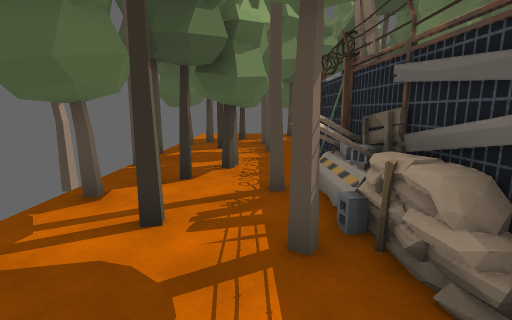
[1] (above)

23 first-person views from a walk through a Unity game level. The camera is 1.4 m above the floor, tilts 10° down and sees 85° across. The floor is counted in squares, 1 m on a side. Each view is taken from the middle of a square. On the plan, view 1 faces up. The plan holds only what a view shows up to about 14 squares ahead; the rest is blank. The place goes on beyond the plan. Some surface patterns are stand-ins.

[2]
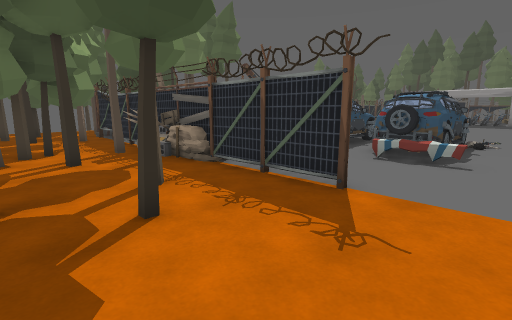

[3]
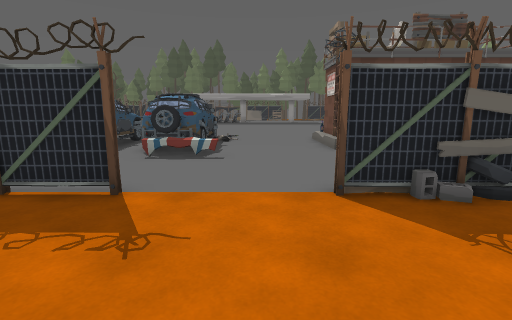

[4]
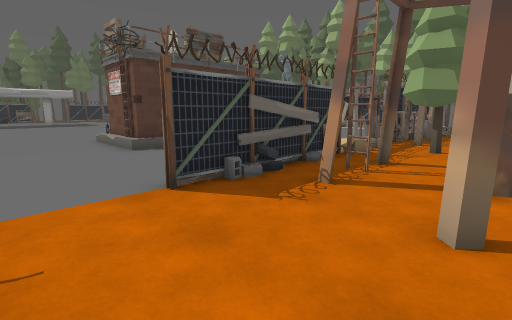

[5]
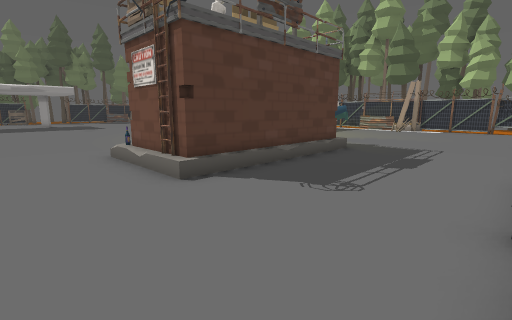

[6]
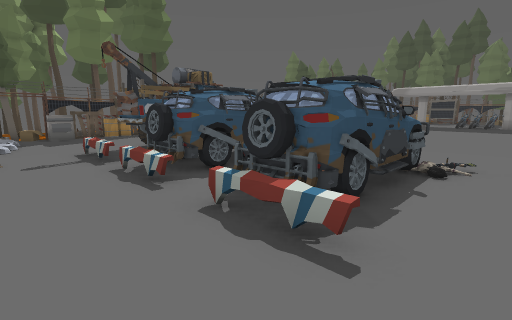

[7]
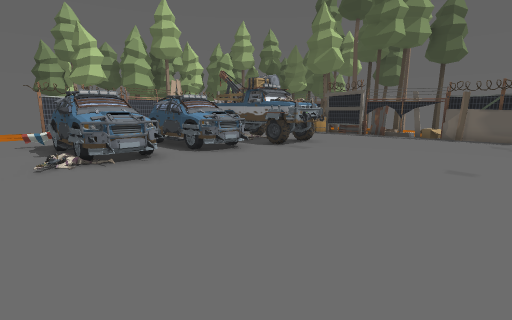

[8]
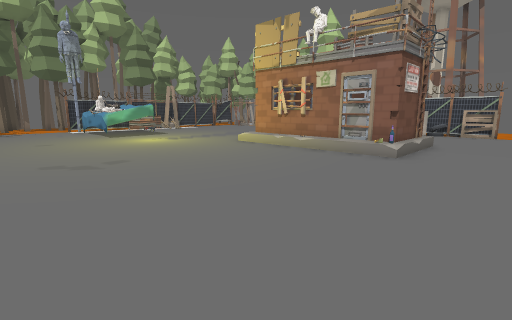

[9]
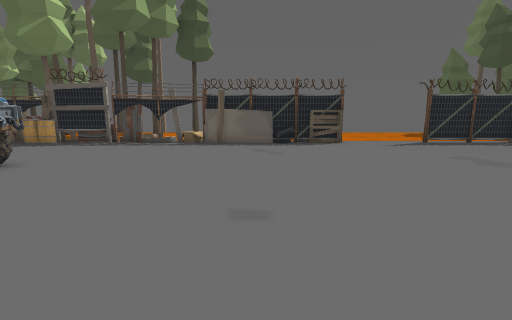

[10]
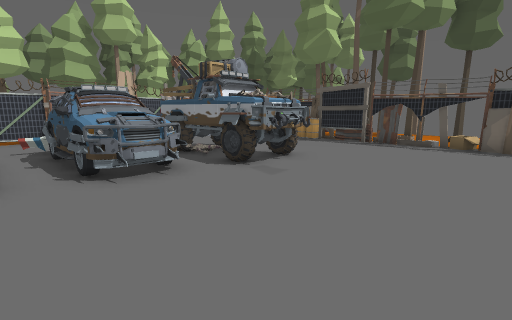

[11]
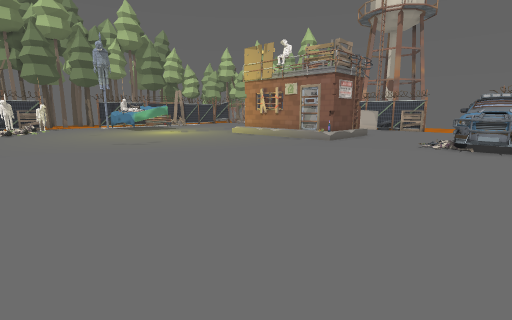

[12]
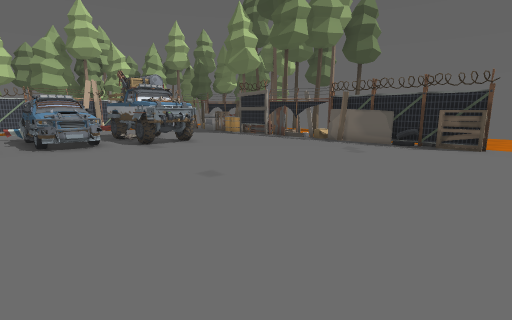

[13]
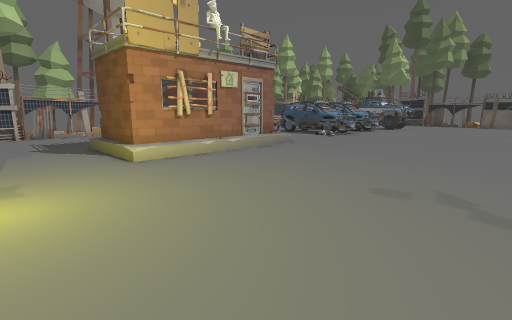

[14]
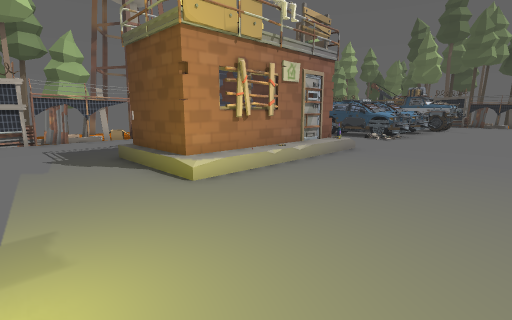

[15]
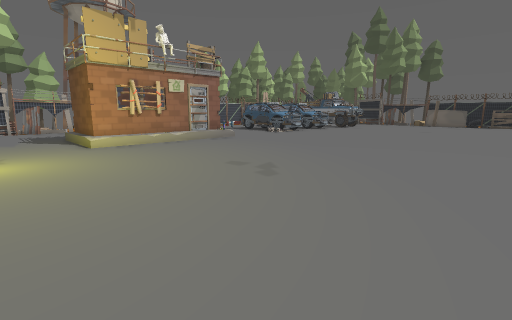

[16]
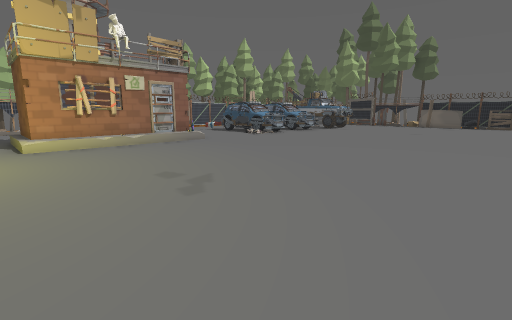

[17]
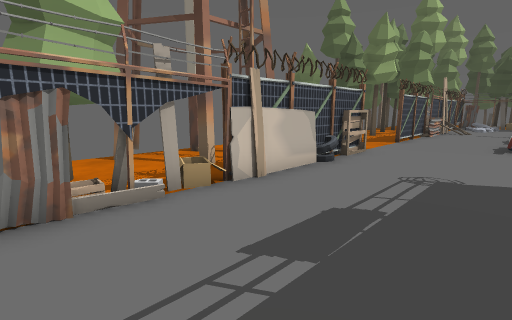

[18]
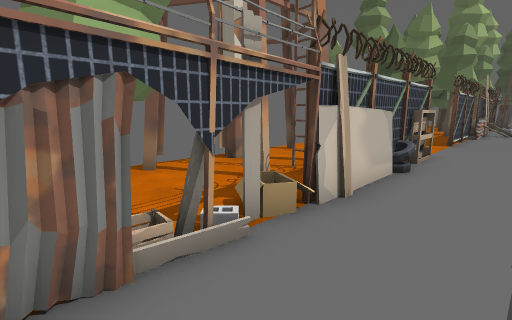

[19]
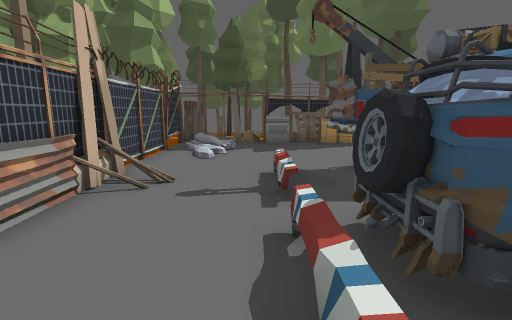

[20]
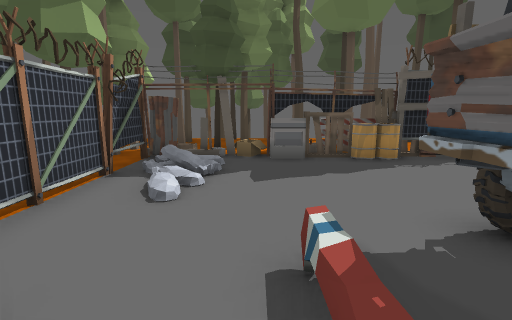

[21]
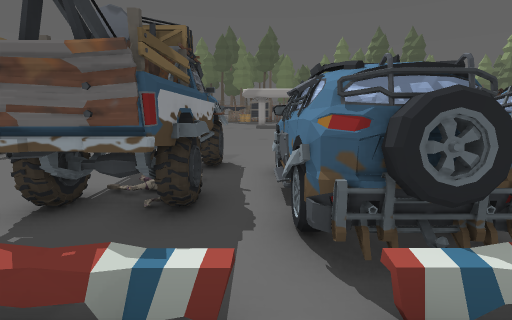

[22]
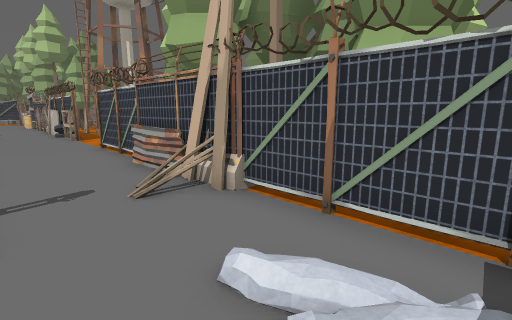

[23]
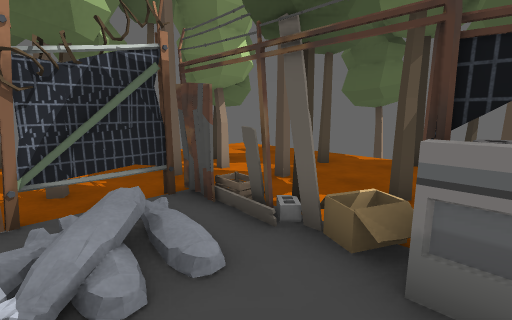

### Floor plan
Key: @ floor where view 1 was taken; # wall or solid block; x gap in a wall; . main floor; : floor 0.5 m higher than the main floor; / step, stairs or slope; = window, fence, low wall or low ledge; T pine tree; C car; W tower; O other object.
Columns run from 4 left of view 1 to 23 right of it. Each row starts with its distance up from view 1.
 18       TT
 17  .......T.
 16  .....T...T
 15    ......    T
 14    ##.T..T   T            .
 13  .T T.....  T   T         ..
 12  T .T ###/##### . .O.#### ..
 11  # T. ## /################..
 10  . TTT#:/...................
  9  T... #//...................
  8  ..TT #//...................
  7  T.TT #.....................
  6  .TT  #....OOOOOO...........
  5  #T.T##....OOOOOO...........
  4 TT...=#....OOOOOO...........
  3  ..TT##....CCCC.............
  2  T...=#...CCCCCC............
  1  .....#...CCCCCC............
  0  T.T@.#....CCCC............
 -1  ..T..#....CCCCC............
 -2  .....#...CCCCCC...........
 -3  .........CCCCCC............
 -4  ...........................
 -5  ...........................
 -6  ...........................
 -7  .....#.....................
 -8  WW...#.....OOOO............
 -9  ...Wx#....OO O/............
-10  WW.W.#....OO O/............
-11  .....#....OO O/............
-12  ...W.#....OO O/............
-13  WW..##....OO O/............
-14  ..#T##....O OO/............
-15    ##=#.....OOO/............
-16       #.....................
-17       #....................
-18       #...........O.........

Positions as (right, up) in squares from view 1, and headings:
1: (0, 0), facing up
2: (-3, -5), facing up-right
3: (-3, -5), facing right
4: (-3, -4), facing down-right
5: (2, -5), facing down-right
6: (3, -5), facing up-right
7: (19, -5), facing up-left
8: (20, -5), facing down-left
9: (18, -1), facing up
10: (17, -1), facing up-left
11: (23, -1), facing down-left
12: (23, -1), facing up-left
13: (19, -18), facing up-left
14: (16, -18), facing up-left
15: (23, -18), facing up-left
16: (23, -16), facing up-left
17: (6, -16), facing up-left
18: (4, -16), facing up-left
19: (5, -1), facing up
20: (5, 3), facing up
21: (4, 3), facing right
22: (5, 9), facing down-left
23: (6, 9), facing up-left
